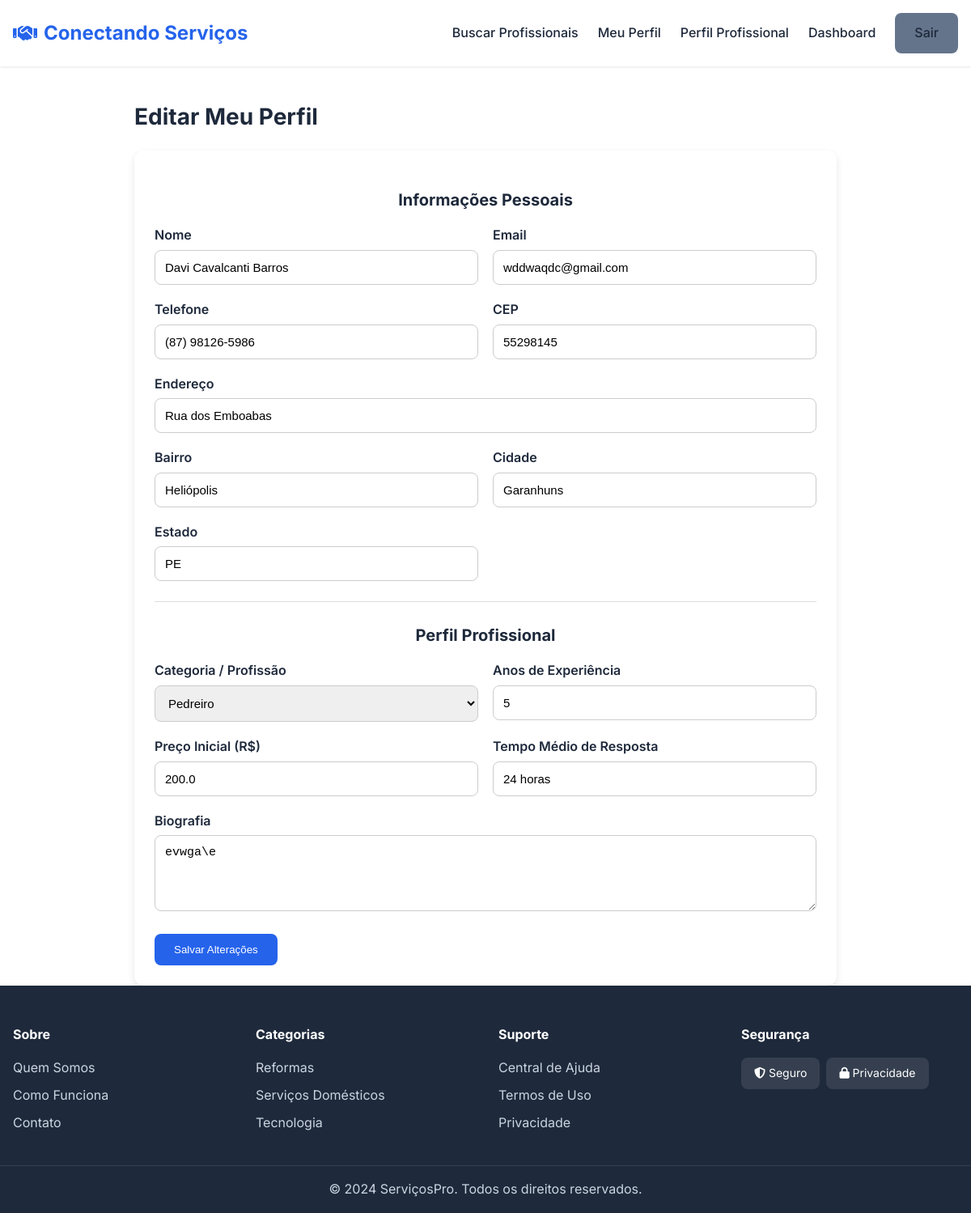
Screenshot of /usuarios/perfil/editar (signed in) with the database file from the repository.
### models.py (models this page shows, shortened)
class User(db.Model, UserMixin):
    __tablename__ = 'users'
    id = db.Column(db.Integer, primary_key=True)
    name = db.Column(db.String(120), nullable=False)
    cpf = db.Column(db.String(14), unique=True, nullable=False)
    email = db.Column(db.String(120), unique=True, nullable=False)
    phone = db.Column(db.String(20))
    password_hash = db.Column(db.String(255), nullable=False)
    user_type = db.Column(db.String(20), default='client')  # client / professional
    cep = db.Column(db.String(9))
    address = db.Column(db.String(200))
    neighborhood = db.Column(db.String(120))
    city = db.Column(db.String(120))
    state = db.Column(db.String(2))
    created_at = db.Column(db.DateTime, default=datetime.utcnow)
    professional_profile = db.relationship(
        "Professional",
        backref="user",
        uselist=False,
        cascade="all, delete-orphan"
    )
    client_requests = db.relationship(
        "ServiceRequest",
        backref="client",
        foreign_keys="ServiceRequest.client_id",
        cascade="all, delete-orphan"
    )
    reviews_given = db.relationship(
        "Review",
        backref="client",
        foreign_keys="Review.client_id",
        cascade="all, delete-orphan"
    )

class Professional(db.Model):
    __tablename__ = "professionals"
    id = db.Column(db.Integer, primary_key=True)
    user_id = db.Column(db.Integer, db.ForeignKey("users.id"), unique=True, nullable=False)
    category_id = db.Column(db.Integer, db.ForeignKey("service_categories.id"))
    bio = db.Column(db.Text)
    experience_years = db.Column(db.Integer)
    starting_price = db.Column(db.Float)
    profile_photo = db.Column(db.String(255))
    portfolio_photos = db.Column(db.Text)                # JSON
    services_offered = db.Column(db.Text)                # JSON
    tags = db.Column(db.String(255))
    availability = db.Column(db.String(255))
    verified = db.Column(db.Boolean, default=False)
    response_time = db.Column(db.String(50), default="24 horas (estimado)")
    created_at = db.Column(db.DateTime, default=datetime.utcnow)
    service_requests = db.relationship(
        "ServiceRequest",
        backref="professional",
        cascade="all, delete-orphan"
    )
    reviews = db.relationship(
        "Review",
        backref="professional",
        cascade="all, delete-orphan"
    )

class ServiceCategory(db.Model):
    __tablename__ = "service_categories"
    id = db.Column(db.Integer, primary_key=True)
    name = db.Column(db.String(140), unique=True, nullable=False)
    description = db.Column(db.Text)
    image = db.Column(db.Text)  # <-- FALTAVA! AGORA A IMAGEM É SALVA AQUI
    created_at = db.Column(db.DateTime, default=datetime.utcnow)
    professionals = db.relationship(
        "Professional",
        backref="category",
        cascade="all, delete-orphan"
    )

### app.py (the view, shortened to what this page needs)
@app.route('/usuarios/perfil/editar', methods=['GET', 'POST'])
@login_required
def editar_perfil():
    user = User.query.get_or_404(current_user.id)
    prof = Professional.query.filter_by(user_id=user.id).first()
    categories = ServiceCategory.query.order_by(ServiceCategory.name).all()
    return render_template('usuarios/editar.html', user=user, prof=prof, categories=categories)

### app.py (called while the page is built)
@login_manager.user_loader
def load_user(user_id):
    try:
        return User.query.get(int(user_id))
    except Exception:
        return None

### templates/usuarios/editar.html (shortened to what this page needs)
{% extends "base.html" %}
{% block content %}
<div class="container" style="max-width: 900px; margin-top: 40px;">
    <h2 class="page-title">Editar Meu Perfil</h2>
    <form method="POST" class="form-card">
        <h3 class="section-title">Informações Pessoais</h3>
        <div class="form-grid">
            <div>
                <label>Nome</label>
                <input type="text" name="name" value="{{ user.name }}" required>
            </div>
            <div>
                <label>Email</label>
                <input type="email" name="email" value="{{ user.email }}" required>
            </div>
            <div>
                <label>Telefone</label>
                <input type="text" name="phone" value="{{ user.phone }}">
            </div>
            <div>
                <label>CEP</label>
                <input type="text" name="cep" value="{{ user.cep }}">
            </div>
            <div class="full">
                <label>Endereço</label>
                <input type="text" name="address" value="{{ user.address }}">
            </div>
            <div>
                <label>Bairro</label>
                <input type="text" name="neighborhood" value="{{ user.neighborhood }}">
            </div>
            <div>
                <label>Cidade</label>
                <input type="text" name="city" value="{{ user.city }}">
            </div>
            <div>
                <label>Estado</label>
                <input type="text" name="state" value="{{ user.state }}">
            </div>
        </div>
        <hr>
        {% if prof %}
        <h3 class="section-title">Perfil Profissional</h3>
        <div class="form-grid">
            <div>
                <label>Categoria / Profissão</label>
                <select name="category_id" required>
                    {% for c in categories %}
                    <option value="{{ c.id }}" {% if prof.category_id==c.id %}selected{% endif %}>{{ c.name }}</option>
                    {% endfor %}
                </select>
            </div>
            <div>
                <label>Anos de Experiência</label>
                <input type="number" name="experience_years" value="{{ prof.experience_years }}">
            </div>
            <div>
                <label>Preço Inicial (R$)</label>
                <input type="number" name="starting_price" value="{{ prof.starting_price }}">
            </div>
            <div>
                <label>Tempo Médio de Resposta</label>
                <input type="text" name="response_time" value="{{ prof.response_time }}">
            </div>
            <div class="full">
                <label>Biografia</label>
                <textarea name="bio" rows="4">{{ prof.bio }}</textarea>
            </div>
        </div>
        {% endif %}
        <button type="submit" class="btn-primary" style="margin-top: 20px;">
            Salvar Alterações
        </button>
    </form>
</div>
{% endblock %}

### static/css/style.css (style rules this page uses)
:root { --primary-color: #2563eb; --primary-dark: #1d4ed8; --secondary-color: #64748b; --success-color: #10b981; --danger-color: #ef4444; --warning-color: #f59e0b; --bg-light: #f8fafc; --text-dark: #1e293b; --text-muted: #64748b; --border-color: #e2e8f0; }
* { margin: 0; padding: 0; box-sizing: border-box; }
body { font-family: 'Inter', -apple-system, BlinkMacSystemFont, 'Segoe UI', sans-serif; color: var(--text-dark); line-height: 1.6; }
.container { max-width: 1280px; margin: 0 auto; padding: 0 1rem; }
.btn-primary { background: var(--primary-color); color: white; padding: 0.75rem 1.5rem; border: none; border-radius: 0.5rem; font-weight: 500; cursor: pointer; text-decoration: none; display: inline-block; transition: background 0.2s; }
.section-title { font-size: 2rem; font-weight: 700; text-align: center; margin-bottom: 3rem; }
.page-title { font-size: 2rem; font-weight: 700; margin-bottom: 2rem; }

### templates/usuarios/editar.html (style rules this page uses)
.page-title { font-size: 28px; margin-bottom: 20px; font-weight: bold; }
.form-card { background: #fff; padding: 25px; border-radius: 12px; box-shadow: 0 4px 10px rgba(0, 0, 0, 0.1); }
.section-title { font-size: 20px; margin-bottom: 15px; margin-top: 20px; font-weight: bold; }
.form-grid { display: grid; grid-template-columns: repeat(2, 1fr); gap: 18px; }
.form-grid .full { grid-column: span 2; }
label { font-weight: 600; margin-bottom: 5px; display: block; }
input, select, textarea { width: 100%; padding: 12px; border-radius: 8px; border: 1px solid #ccc; font-size: 15px; }
hr { margin: 25px 0; border: none; border-bottom: 1px solid #ddd; }

### rows the page displays
User: name "Davi Cavalcanti Barros", email "wddwaqdc@gmail.com", phone "(87) 98126-5986", cep "55298145", address "Rua dos Emboabas", neighborhood "Heliópolis", city "Garanhuns", state "PE"
Professional: category_id "Pedreiro", experience_years "5", starting_price "200.0", response_time "24 horas", bio "evwga\\e"
